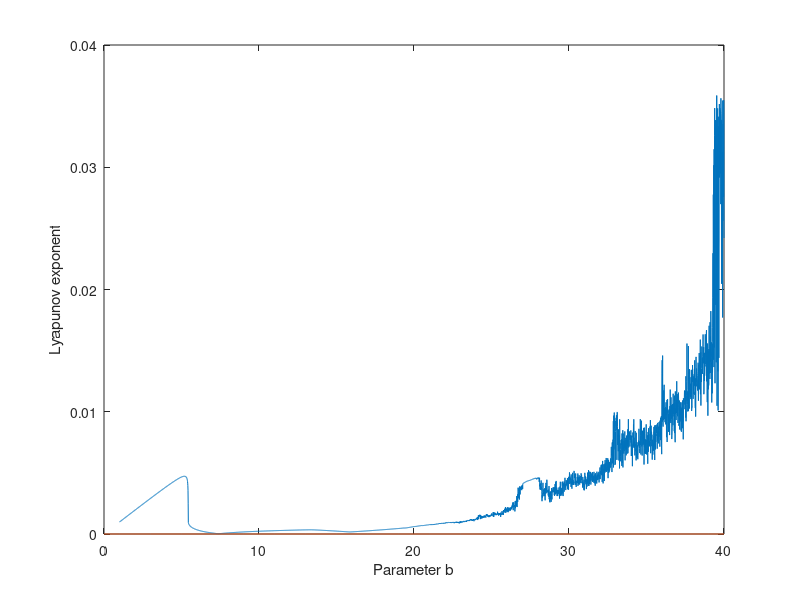

Write the MATLAB code that produced this figure.
% Lyapunov
clear all; %close all;

% Param
b = 1:0.01:40; % Newborn at each site populated by 2
n = 1000; % Number of sites
T = 100;

A_p = zeros(T, length(b));
A_mf = zeros(T, length(b));
B_p = zeros(T, length(b));
lambda = zeros(1, length(b));
A_mf(1, :) = n;
B_p(1, :) = n+1;

% 3.2 Mean-field equation & 3.3 Lyapunov
for i = 1:length(b)
    for t = 1:T-1
        A_mf(t+1, i) = n*0.5*b(i)*exp(-A_mf(t, i)./n)*(A_mf(t, i)./n).^2;
        A_p(t+1, i) = 0.5*b(i)/(n.^2)*exp(-A_mf(t, i)./n)*(2*n - A_mf(t, i));
        lambda(i) = lambda(i) + (abs(A_p(t+1, i)));
    end
    lambda(i) = (lambda(i))./T;
end

figure()
plot(b, lambda)
hold on;
plot(0:40, (0:40)*0)
xlabel('Parameter b')
ylabel('Lyapunov exponent')

% figure()
% plot(1:T, A_mf)5:5:2